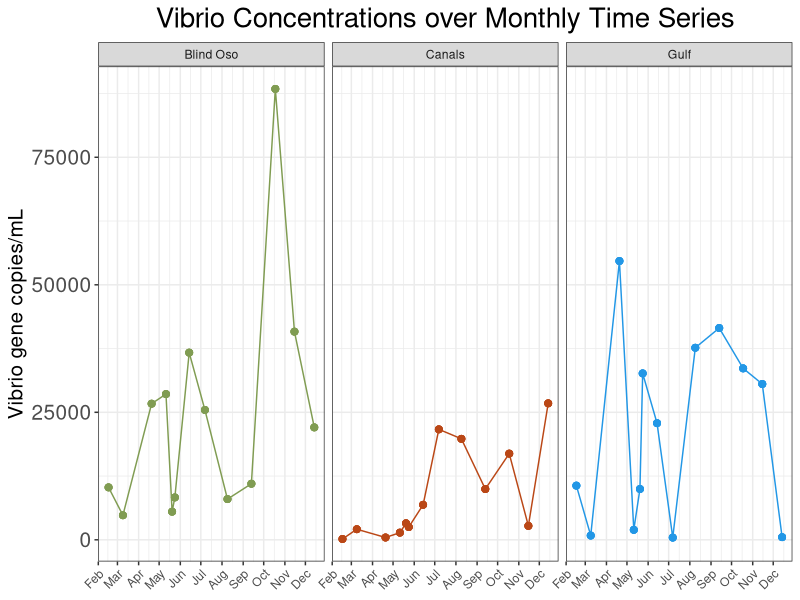
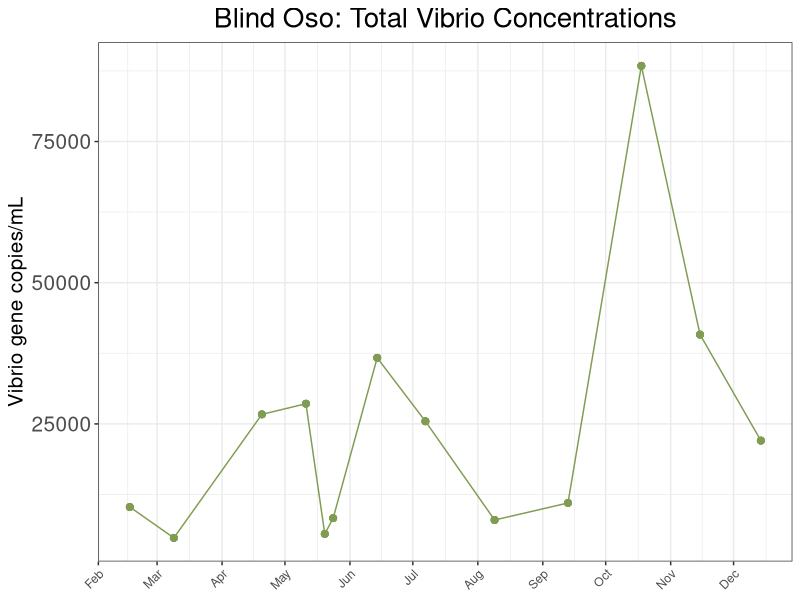
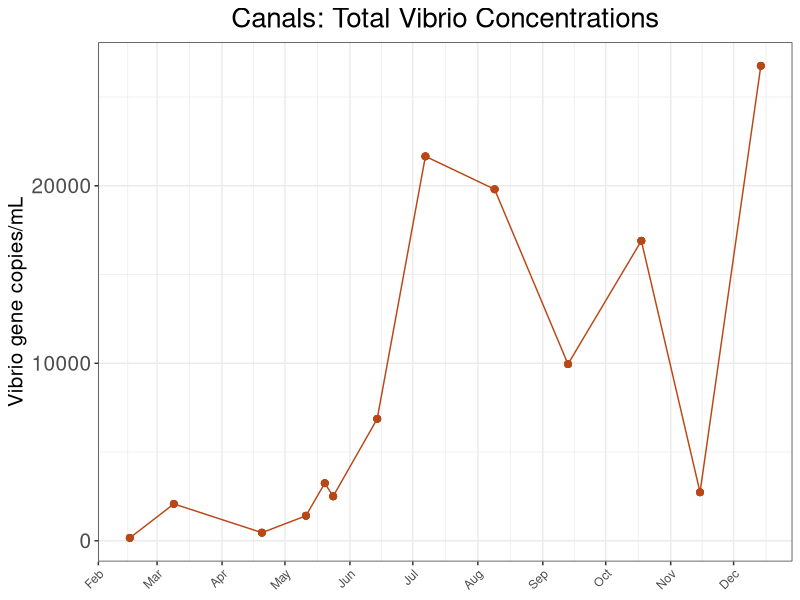
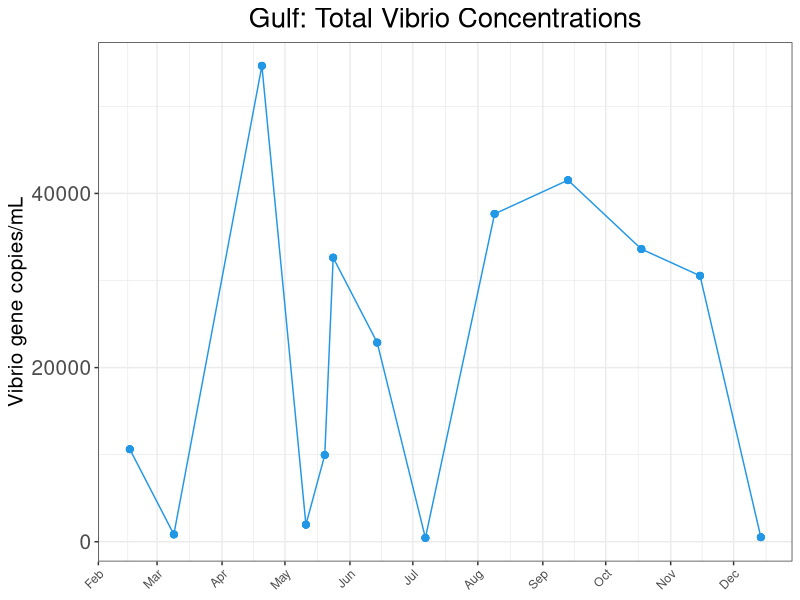
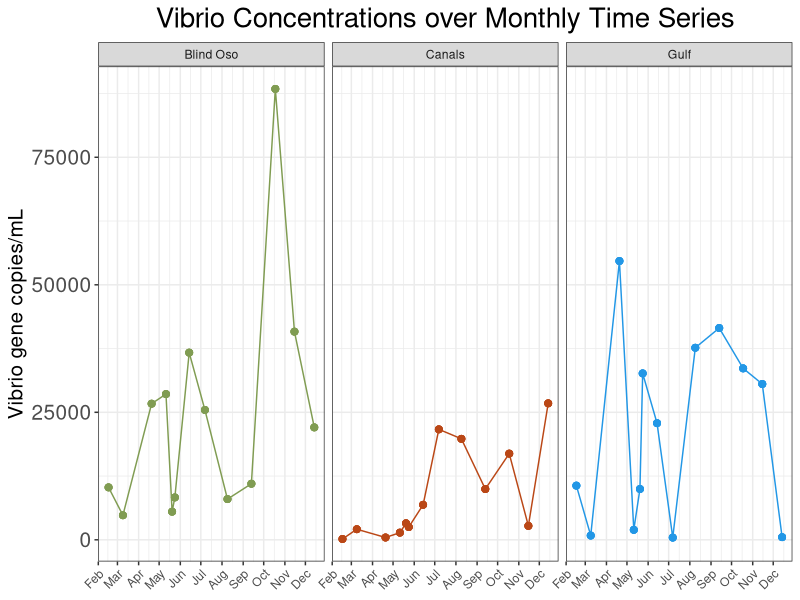

Write R code to recreate these figures, in order.
## ---- chunk 1
library(tidyverse)
library(here)
library(ggpubr)
library(lubridate)
## ---- chunk 2
d1<- read_csv(here("data", "processed_data", "tx_master.csv"))
## ---- chunk 3
monthly<- d1 %>% 
  mutate(Type = case_when(d1$date == "2022-07-07"  ~ "Monthly", #This makes 7-7-23 a monthly value for July
                          d1$Type == "Monthly" ~ "Monthly")) %>%
  filter(Type %in% "Monthly") 
## ---- chunk 4
fig3 <- monthly %>%
  ggplot()+geom_point(
  aes(x = date,
      y = copies_mL,
      color = site),
  size = 2)+ 
  geom_line(
    aes(x = date,
        y = copies_mL,
        color = site))+
  facet_wrap(~site)+
  theme_bw()+
  labs(
    x = "Date",
    y = "Vibrio gene copies/mL",
    title = "Vibrio Concentrations over Monthly Time Series") +
  theme(
    plot.title = element_text(hjust = 0.5, size = 20),  #center title
    axis.title.x = element_blank(),
    axis.text.x = element_text(hjust = 1, angle = 45),
    axis.title.y = element_text(size = 15),
    axis.text.y = element_text(size = 15),
    legend.position = "none")+ #Removes legend
 scale_x_date(date_breaks="1 month", date_labels="%b")+

scale_color_manual(values = c("Blind Oso" = "#809C52",
                              "Canals" = "#ba4716",
                              "Gulf" = "4c848c"))
fig3

 ggsave(here("results", "plots", "total_vib__monthly.png"))
## ---- chunk 5
monthly %>%
  filter(site %in% "Blind Oso") %>%
  ggplot()+geom_point(
  aes(x = date,
      y = copies_mL,
      color = site),
  size = 2)+ 
  geom_line(
    aes(x = date,
        y = copies_mL,
        color = site))+
  theme_bw()+
  labs(
    x = "Date",
    y = "Vibrio gene copies/mL",
    title = "Blind Oso: Total Vibrio Concentrations") +
  theme(
    plot.title = element_text(hjust = 0.5, size = 20),  #center title
    axis.title.x = element_blank(),
    axis.text.x = element_text(hjust = 1, angle = 45),
    axis.title.y = element_text(size = 15),
    axis.text.y = element_text(size = 15),
    legend.position = "none")+ #Removes legend
 scale_x_date(date_breaks="1 month", date_labels="%b")+

scale_color_manual(values = c("Blind Oso" = "#809C52",
                              "Canals" = "#ba4716",
                              "Gulf" = "4c848c"))
## ---- chunk 6
monthly %>%
  filter(site %in% "Canals") %>%
  ggplot()+geom_point(
  aes(x = date,
      y = copies_mL,
      color = site),
  size = 2)+ 
  geom_line(
    aes(x = date,
        y = copies_mL,
        color = site))+
  theme_bw()+
  labs(
    x = "Date",
    y = "Vibrio gene copies/mL",
    title = "Canals: Total Vibrio Concentrations") +
  theme(
    plot.title = element_text(hjust = 0.5, size = 20),  #center title
    axis.title.x = element_blank(),
    axis.text.x = element_text(hjust = 1, angle = 45),
    axis.title.y = element_text(size = 15),
    axis.text.y = element_text(size = 15),
    legend.position = "none")+ #Removes legend
 scale_x_date(date_breaks="1 month", date_labels="%b")+

scale_color_manual(values = c("Blind Oso" = "#809C52",
                              "Canals" = "#ba4716",
                              "Gulf" = "4c848c"))
## ---- chunk 7
monthly %>%
  filter(site %in% "Gulf") %>%
  ggplot()+geom_point(
  aes(x = date,
      y = copies_mL,
      color = site),
  size = 2)+ 
  geom_line(
    aes(x = date,
        y = copies_mL,
        color = site))+
  theme_bw()+
  labs(
    x = "Date",
    y = "Vibrio gene copies/mL",
    title = "Gulf: Total Vibrio Concentrations") +
  theme(
    plot.title = element_text(hjust = 0.5, size = 20),  #center title
    axis.title.x = element_blank(),
    axis.text.x = element_text(hjust = 1, angle = 45),
    axis.title.y = element_text(size = 15),
    axis.text.y = element_text(size = 15),
    legend.position = "none")+ #Removes legend
 scale_x_date(date_breaks="1 month", date_labels="%b")+

scale_color_manual(values = c("Blind Oso" = "#809C52",
                              "Canals" = "#ba4716",
                              "Gulf" = "4c848c"))
